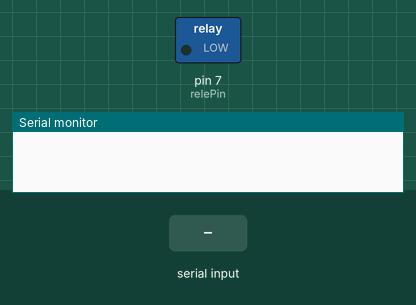
Bench run of a sketch on a simulated Arduino Uno, built with avr-gcc and run on an emulated ATmega328P. Parts: switched loads named in the sketch (green lamp = pin HIGH), the last lines printed to the serial monitor. Inputs (shaded band) come from the test bench.

Above: at 1.2 s.
1.3 s: "1" received over Serial
At 2.5 s:
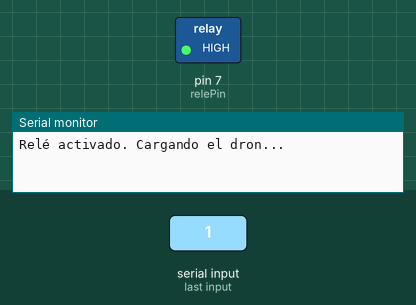
2.8 s: "0" received over Serial
At 3.8 s:
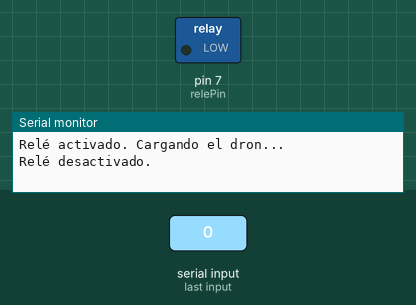
Timing chart, 0 to 5.8 s (numbered marks = the images above; inputs shaded):
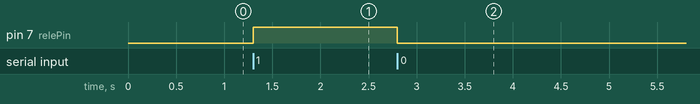

Measured:
- after the input at 1.3 s, pin 7 (relePin): LOW → HIGH at once
- after the input at 2.8 s, pin 7 (relePin): HIGH → LOW at once

The sketch:

rele.ino
```cpp
int relePin = 7;  // Pin donde está conectado el relé

void setup() {
  // Inicializar el pin del relé como salida
  pinMode(relePin, OUTPUT);

  // Inicializar la comunicación serial
  Serial.begin(9600);
}

void loop() {
  // Verificar si se recibe un dato desde el puerto serial
  if (Serial.available() > 0) {
    char received = Serial.read();  // Leer el dato recibido

    if (received == '1') {
      // Activar el relé (cargar el dron)
      digitalWrite(relePin, HIGH);  // Enciende el relé
      Serial.println("Relé activado. Cargando el dron...");
    }
    else if (received == '0') {
      // Desactivar el relé (detener carga)
      digitalWrite(relePin, LOW);  // Apaga el relé
      Serial.println("Relé desactivado.");
    }
  }
}
```
